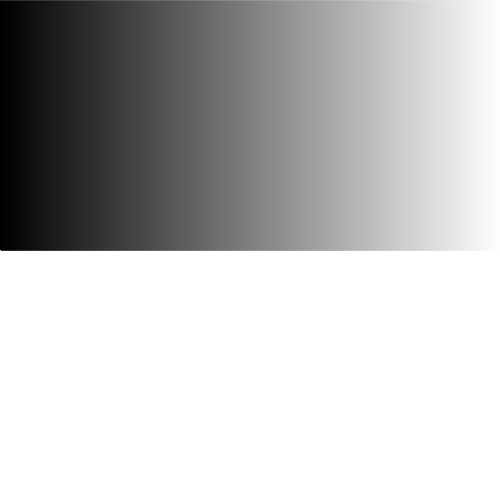
Frame 1 (no input)
Frame 60 (the mouse pressed at the canvas centre just before this capture): identical to frame 1, image omitted
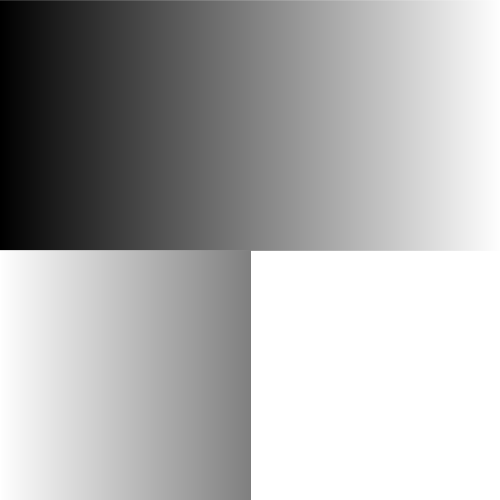
Frame 120 (the mouse held since frame 60 and released just before this capture)

The Processing sketch that drew these frames (run headless with seeded random() and noise(); from frame 60 on, the mouse is pressed at the canvas centre):

// Processing sketch: for3_serie
// ── for3_serie.pde


void setup() {
  size(500, 500);
}
void draw() {
  background(255);


  for (int l=0; l<=width; l++) {
    float borde = map(l, 0, width, 0, 255);
    stroke(borde);
    line(l, 0, l, height/2);
  }
  for (int l=0; l<=mouseX; l++) {
    float borde = map(l, 0, width, 255, 0);
    stroke(borde);
    line(l, 250, l, height);
  }
}
